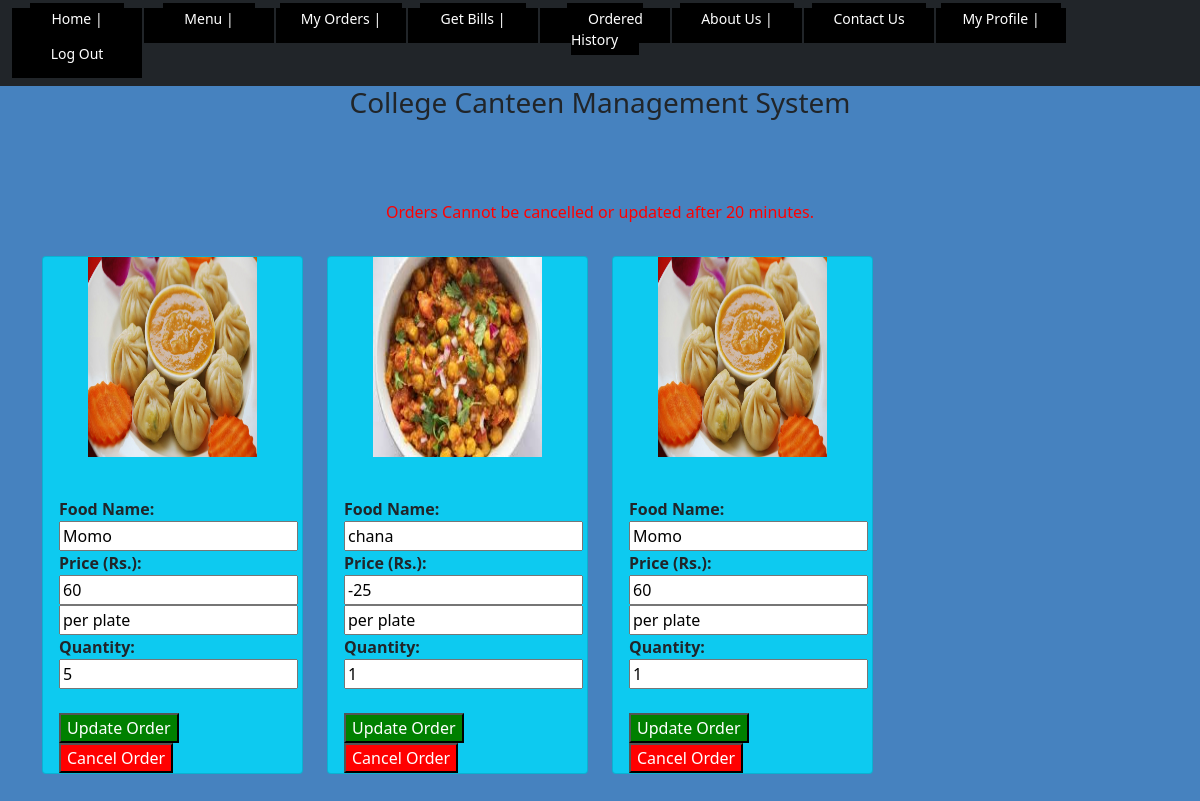
Page /myorder.php (signed in) on the committed database.
### tables this page shows
CREATE TABLE `stuorder` (
  `id` int(11) NOT NULL,
  `Oname` varchar(50) DEFAULT NULL,
  `Price` int(11) DEFAULT NULL,
  `Quantity` varchar(50) DEFAULT NULL,
  `studentOrder` int(11) DEFAULT NULL,
  `Photo` varchar(50) DEFAULT NULL,
  `sid` int(11) DEFAULT NULL,
  `total_bill` int(11) DEFAULT NULL
);

### myorder.php (the view, shortened to what this page needs)
<?php
include('include/orderheader.php');
?>
<!DOCTYPE html>
<html lang="en">
<head>
</head>
<body>
<div class="container py-5">
    <div class="row mt-4">
    <?php
    include('db/connection.php');
    $id=$_SESSION['loginuser'];
    $q = "SELECT * FROM stuorder WHERE sid='$id' " ;
    $result = $conn->query($q);
    if($result-> num_rows > 0){
        ?>
        <div>
                <p>Orders Cannot be cancelled or updated after 20 minutes.</p>
            </div>
            <?php
        while($row=$result->fetch_assoc())
        {
            ?>
            <div class="col-md-3 mt-3" >
                <div class="card bg-info">
                    <form action="process/updateorder.php" Method="POST">
                    <img src="img/<?php echo $row['Photo']; ?>" height="200px" width="200px" value="photo" class="img"><br>
                    <div class="card-body">
                    Food Name: <input type="text" value="<?php echo $row['Oname']; ?>" name="name" readonly="readonly"><br>
                    Price (Rs.): <input type="text" value="<?php echo $row['Price'];  ?> " name="price" readonly="readonly"><br>
                 <input type="text" value="<?php echo $row['Quantity']; ?>" name="quantity" readonly="readonly"><br>
                    Quantity: <input type="number" value="<?php echo $row['studentOrder']; ?>" name="quantity2" ><br><br>
                        <button type="submit" class="but" name="action" value="update">Update Order</button> &nbsp;
                        <button type="submit" class="but2" name="action" value="cancel">Cancel Order</a></button>
                    </div>
                    </form>
                </div>
            </div>
            <?php
        }
    }else{
        echo "<h2>You have not made any order. </h2>";
    }
    ?>
    </div>
</div>
</body>
</html>

### myorder.php (style rules this page uses)
body { background: #4682BF; }
.img { display: block; margin-left: auto; margin-right: auto; width: 65%; }
.but { background:green; color:white; display: block; margin-left: auto; margin-right: auto; float:left; }
.but2 { background:red; color:white; display: block; margin-left: auto; margin-right: auto; float:left; }
p { color:red; text-align:center; }
form { font-weight:bold; }

### rows in the picture
stuorder: Photo (picture), name "Momo", price "60", quantity "per plate", quantity2 "5"
stuorder: Photo (picture), name "chana", price "-25", quantity "per plate", quantity2 "1"
stuorder: Photo (picture), name "Momo", price "60", quantity "per plate", quantity2 "1"
